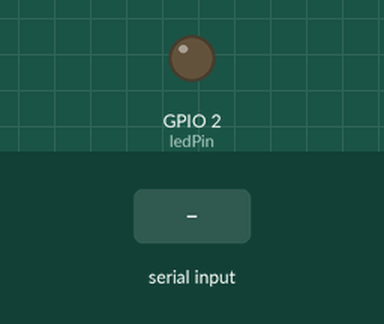
Recording of a sketch running on a simulated ESP32. Shown: output pins drawn as LEDs (lit = HIGH). The inputs (shaded band) are chosen by the test bench. Nothing arrives over Bluetooth unless stated; what the sketch prints to the serial monitor is not drawn.

Above: at 1.2 s.
1.3 s: "1" received over the second serial link
At 1.6 s:
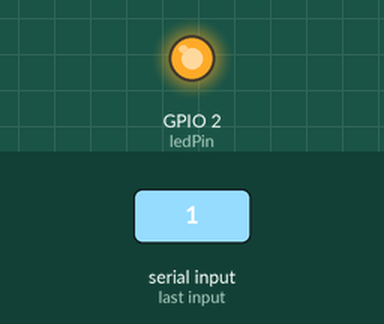
2.8 s: "0" received over the second serial link
At 3.6 s:
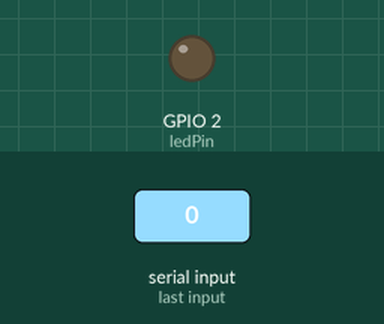
Timing chart, 0 to 5.8 s (numbered marks = the images above; inputs shaded):
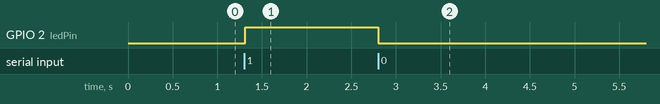

Measured:
- after the input at 1.3 s, GPIO 2 (ledPin): LOW → HIGH at once
- after the input at 2.8 s, GPIO 2 (ledPin): HIGH → LOW at once

The sketch:

slave.ino
```cpp
#include <BluetoothSerial.h>

BluetoothSerial SerialBT;
const int ledPin = 2; // LED on GPIO2

void setup() {
  pinMode(ledPin, OUTPUT);
  Serial.begin(115200);
  SerialBT.begin("ESP32_Server"); // Server name
  Serial.println("Device ready. Pair via Bluetooth!");
}

void loop() {
  if (SerialBT.connected()) {
    if (SerialBT.available()) {
      char command = SerialBT.read();
      digitalWrite(ledPin, command == '1' ? HIGH : LOW);
    }
  }
  delay(20);
}
```
